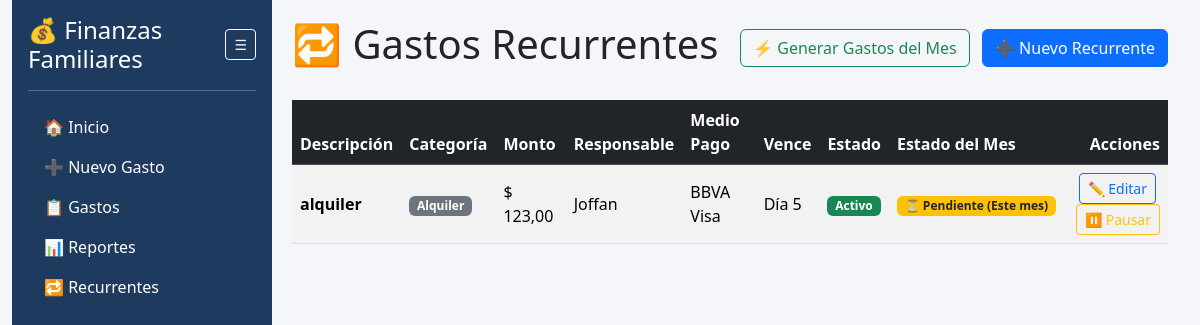
The page /recurrentes on the database as committed earlier.
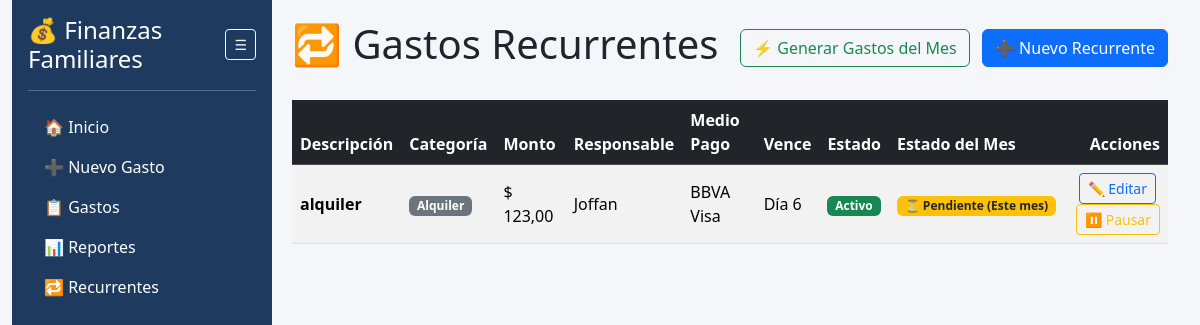
The same page on the database as committed later.
### app.py (models this page shows)
class GastoRecurrente(db.Model):
    id = db.Column(db.Integer, primary_key=True)
    descripcion = db.Column(db.String(200), nullable=False)
    categoria = db.Column(db.String(100), nullable=False)
    monto = db.Column(db.Float, nullable=False)
    responsable = db.Column(db.String(100), nullable=False)
    medio_pago = db.Column(db.String(100), nullable=False)
    dia_vencimiento = db.Column(db.Integer, nullable=False)
    activo = db.Column(db.Boolean, default=True)

### app.py (the view)
@app.route("/recurrentes")
def listar_recurrentes():
    from datetime import datetime
    mes_actual = datetime.now().strftime("%Y-%m")
    recurrentes = GastoRecurrente.query.order_by(GastoRecurrente.descripcion).all()
    gastos_mes = Gasto.query.filter(Gasto.fecha.startswith(mes_actual)).all()
    pagados_mes_ids = {g.gasto_recurrente_id: g.pagado for g in gastos_mes if g.gasto_recurrente_id}
    generados_mes_ids = {g.gasto_recurrente_id: g.id for g in gastos_mes if g.gasto_recurrente_id}
    return render_template(
        "recurrentes.html",
        recurrentes=recurrentes,
        pagados_mes_ids=pagados_mes_ids,
        generados_mes_ids=generados_mes_ids
    )

### app.py (called while the page is built)
@app.template_filter('moneda')
def moneda(valor):
    if valor is None:
        return "0,00"
    return f"{valor:,.2f}".replace(",", "X").replace(".", ",").replace("X", ".")

### templates/recurrentes.html
{% extends "base.html" %}
{% block contenido %}
<div class="d-flex justify-content-between align-items-center mb-4">
    <h1>🔁 Gastos Recurrentes</h1>
    <div>
        <form action="{{ url_for('generar_gastos_mes') }}" method="POST" class="d-inline">
            <button type="submit" class="btn btn-outline-success me-2" onclick="return confirm('¿Generar los gastos recurrentes para el mes actual?')">
                ⚡ Generar Gastos del Mes
            </button>
        </form>
        <a href="{{ url_for('nuevo_recurrente') }}" class="btn btn-primary">
            ➕ Nuevo Recurrente
        </a>
    </div>
</div>
<div class="table-responsive">
    <table class="table table-striped table-hover align-middle">
        <thead class="table-dark">
            <tr>
                <th>Descripción</th>
                <th>Categoría</th>
                <th>Monto</th>
                <th>Responsable</th>
                <th>Medio Pago</th>
                <th>Vence</th>
                <th>Estado</th>
                <th>Estado del Mes</th>
                <th class="text-end">Acciones</th>
            </tr>
        </thead>
        <tbody>
            {% for recurrente in recurrentes %}
            <tr class="{{ 'table-secondary opacity-75' if not recurrente.activo }}">
                <td><strong>{{ recurrente.descripcion }}</strong></td>
                <td><span class="badge bg-secondary">{{ recurrente.categoria }}</span></td>
                <td>$ {{ recurrente.monto | moneda }}</td>
                <td>{{ recurrente.responsable }}</td>
                <td>{{ recurrente.medio_pago }}</td>
                <td>Día {{ recurrente.dia_vencimiento }}</td>
                <td>
                    {% if recurrente.activo %}
                        <span class="badge bg-success">Activo</span>
                    {% else %}
                        <span class="badge bg-danger">Inactivo</span>
                    {% endif %}
                </td>
                <td>
                    {% set gasto_id = generados_mes_ids.get(recurrente.id) %}
                    {% if gasto_id %}
                        {% if pagados_mes_ids.get(recurrente.id) %}
                            <a href="{{ url_for('toggle_pago_gasto', id=gasto_id) }}" class="badge bg-success text-decoration-none">
                                ✅ Pagado (Este mes)
                            </a>
                        {% else %}
                            <a href="{{ url_for('toggle_pago_gasto', id=gasto_id) }}" class="badge bg-warning text-dark text-decoration-none">
                                ⏳ Pendiente (Este mes)
                            </a>
                        {% endif %}
                    {% else %}
                        <span class="badge bg-secondary">Sin generar</span>
                    {% endif %}
                </td>
                <td class="text-end">
                    <a href="{{ url_for('editar_recurrente', id=recurrente.id) }}" class="btn btn-sm btn-outline-primary me-1">
                        ✏️ Editar
                    </a>
                    <a href="{{ url_for('toggle_recurrente', id=recurrente.id) }}" class="btn btn-sm {{ 'btn-outline-warning' if recurrente.activo else 'btn-outline-success' }}">
                        {{ '⏸️ Pausar' if recurrente.activo else '▶️ Activar' }}
                    </a>
                </td>
            </tr>
            {% else %}
            <tr>
                <td colspan="9" class="text-center py-4 text-muted">
                    No hay gastos recurrentes cargados. ¡Crea el primero!
                </td>
            </tr>
            {% endfor %}
        </tbody>
    </table>
</div>
{% endblock %}

Rows that differ between the two databases and show on the page:
changed GastoRecurrente "alquiler": dia_vencimiento "5" → "6"
